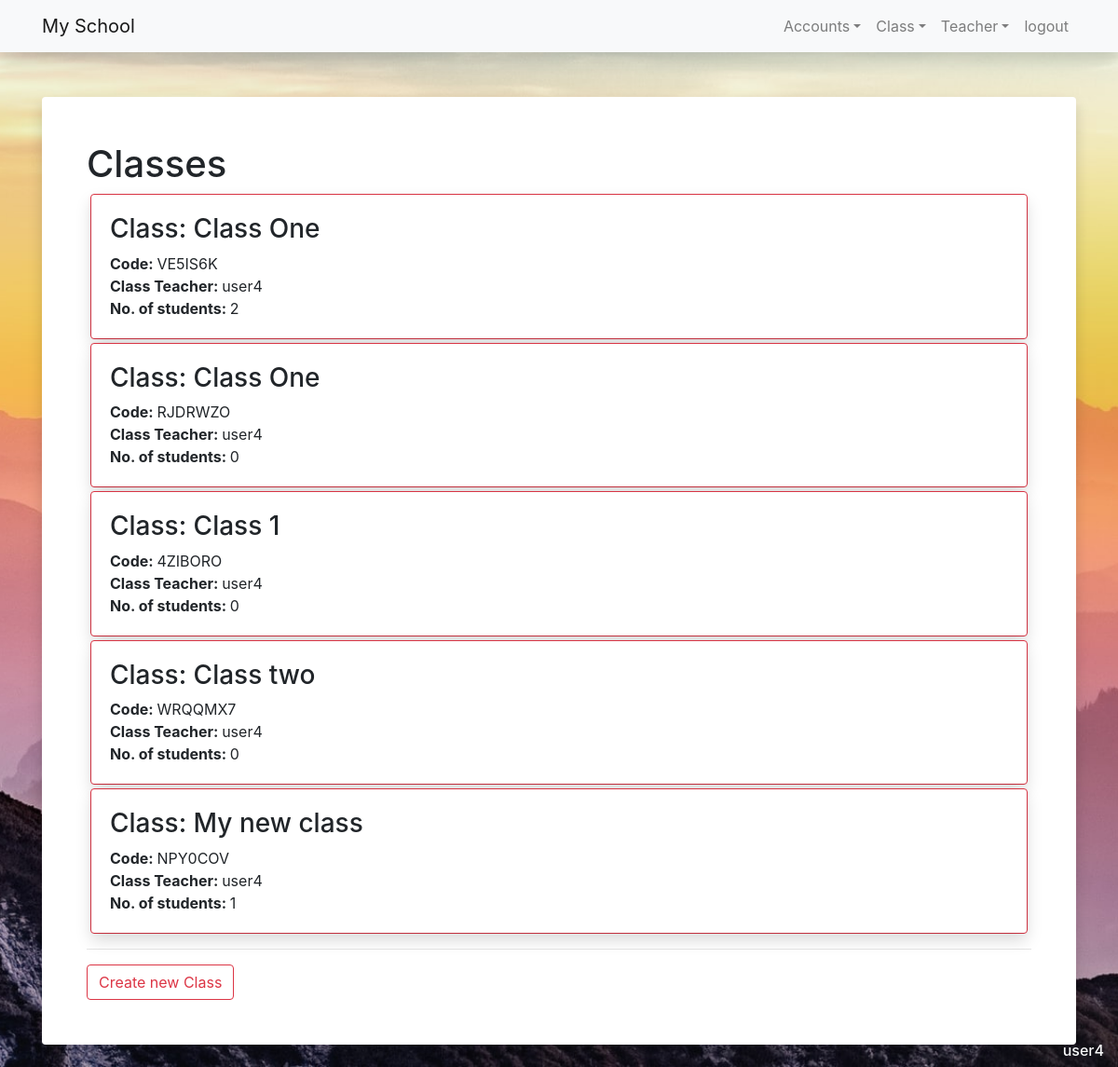
Page /class/ (signed in) on the committed database.
### class/models.py (models this page shows, shortened)
class Classes(models.Model):
	name = models.CharField(max_length=20)
	class_teacher = models.ForeignKey(User, on_delete=models.CASCADE, related_name='class_teacher')
	info = models.TextField(blank=True)
	code = models.SlugField(unique=True, max_length=7)
	students = models.ManyToManyField(User)

### Users/models.py (models this page shows)
class User(AbstractUser):
	username = models.CharField(unique=True,max_length=20)
	email = models.EmailField(unique=True)
	first_name = models.CharField(max_length=10)
	last_name = models.CharField(max_length=10)
	date_of_birth = models.DateField()
	is_official = models.BooleanField(default=False)
	is_teacher = models.BooleanField(default=False)
	is_student = models.BooleanField(default=False)
	USERNAME_FIELD = 'email'
	REQUIRED_FIELDS = ['username','first_name','last_name','date_of_birth']

### class/views.py (the view)
# urls.py: path('', AllClass.as_view(), name= 'classes_all'),
class AllClass(LoginRequiredMixin,View):
	template = 'class/all.html'
	def get(self,request):
		context = dict()
		if request.user.is_student:
			classes = request.user.classes_set.all()
			context['classes'] = classes
			if len(context['classes']) == 0:
				messages.error(request,"You haven't enrolled in any Class !")
		elif request.user.is_teacher:
			classes = Classes.objects.filter(class_teacher=request.user)
			context['classes'] = classes
			if len(context['classes']) == 0:
				messages.error(request,"You haven't created any Class !")
		else:
			classes = Classes.objects.all()
			context['classes'] = classes
			if len(context['classes']) == 0:
				messages.error(request,"There isn't any Class !")
		return render(request,self.template,context)

### class/templates/class/all.html (shortened to what this page needs)
{% extends 'base.html' %}
{% block content %}
{% url 'create_class' as createClass %}
{% url 'join_class' as joinClass %}
	<h1>Classes</h1>
	{% for c in classes %}
		<div class="card border-danger m-1">
			<div class="card-body shadow">
				<h3>Class: {{c.name}}</h3>
				<span><b>Code: </b>{{c.code}}</span><br>
				<span><b>Class Teacher: </b>{{c.class_teacher.username}}</span><br>
				<span><b>No. of students: </b>{{c.students.count }}</span>
			</div>
		</div>
	{% endfor %}
	{% if user.is_teacher %}
		<hr>
		<a href="{{createClass}}"><button class="btn btn-outline-danger">Create new Class</button></a>
	{% elif user.is_student %}
		<hr>
		<a href="{{joinClass}}"><button class="btn btn-outline-danger">Join new Class</button></a>
	{% endif %}
{% endblock %}

### home/templates/base.html (shortened to what this page needs)
{% extends "headers.html" %}
{% block navbar %}
{% url 'register' as register %}
{% url 'login' as login %}
{% url 'logout' as logout %}
{% url 'view_profile' as view_profile %}
{% url 'classes_all' as classes_all %}
{% url 'create_class' as create_class %}
{% url 'join_class' as join_class %}
{% url 'class_detail' as class_detail %}
{% url 'teacher_home' as teacher_home %}
{% url 'teacher_create' as teacher_create %}
	<nav class="navbar navbar-expand-lg navbar-light bg-light static-top mb-5 shadow">
		<div class="container">
			<a class="navbar-brand" href="#">My School</a>
			<div class="collapse navbar-collapse" id="navbarResponsive">
				<ul class="navbar-nav ml-auto">
					<li class="nav-item dropdown"><a href="#" data-toggle="dropdown" class="nav-link dropdown-toggle">Accounts<b class="caret"></b></a>
					</li>
					<li class="nav-item dropdown"><a href="#" data-toggle="dropdown" class="nav-link dropdown-toggle">Class<b class="caret"></b></a>
					</li>
					<li class="nav-item dropdown"><a href="#" data-toggle="dropdown" class="nav-link dropdown-toggle">Teacher<b class="caret"></b></a>
					</li>
					<li class="nav-item {% if request.path == logout %}active{% endif%}">
						<a class="nav-link" href="{{logout}}">logout</a>
					</li>
				</ul>
			</div>
		</div>
	</nav>
{% endblock %}
{% block footer %}
<div class="col-12 d-flex justify-content-end fixed-bottom">
	{% if user.is_authenticated %}
		<h6 class="text-light">{{user.username}}</h6>
	{% else %}
		<h6 class="text-light">Not logged in</h6>
	{% endif %}
</div>
{% endblock %}

### home/templates/headers.html (shortened to what this page needs)
<!DOCTYPE html>
<html lang="en">
{% load static %}
<head>
	<link rel="stylesheet" href="https://maxcdn.bootstrapcdn.com/bootstrap/4.5.2/css/bootstrap.min.css">
	<link rel="stylesheet" type="text/css" href="{% static 'styles.css' %}">
</head>
<body>
	{% block navbar %}{% endblock %}
	<div class="container-fluid">
		<div class="row">
			<div class="container">
				<div class="card border-0 shadow">
					<div class="card-body p-5">
						{% block content %}{% endblock %}
					</div>
				</div>
			</div>
		</div>
		<div class="row mt-4">
			{% block footer %} {% endblock %}
		</div>
	</div>
	</body>
</html>

### static/styles.css (style rules this page uses)
body { background: url("images/bgImage.jpg") no-repeat center center fixed; -webkit-background-size: cover; -moz-background-size: cover; background-size: cover; -o-background-size: cover; }

### rows in the picture
Classes: name "Class One", code "VE5IS6K", class_teacher.username "user4", students.count "2"
Classes: name "Class One", code "RJDRWZO", class_teacher.username "user4", students.count "0"
Classes: name "Class 1", code "4ZIBORO", class_teacher.username "user4", students.count "0"
Classes: name "Class two", code "WRQQMX7", class_teacher.username "user4", students.count "0"
Classes: name "My new class", code "NPY0COV", class_teacher.username "user4", students.count "1"
User: username "user4"
